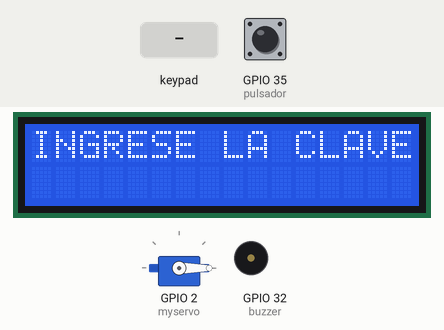
Simulated run of this sketch. Board: ESP32. Parts: 16×2 character LCD, servo, buzzer (waves = sounding, pin HIGH). The test bench sets the inputs (shaded band); at power-on: GPIO 35 (pulsador) LOW. WiFi joins after 1.5 s; servers stay silent unless stated; uploads are accepted with an empty reply; what the sketch prints to the serial monitor is not drawn.

Above: at 2.7 s.
2.8 s: keypad keys 1 2 3 4 5 # pressed 0.4 s apart
At 5.8 s:
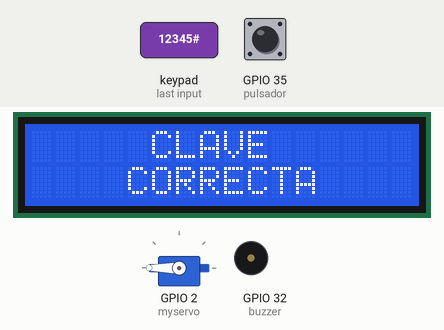
6.7 s: key 'C' pressed
At 9.4 s:
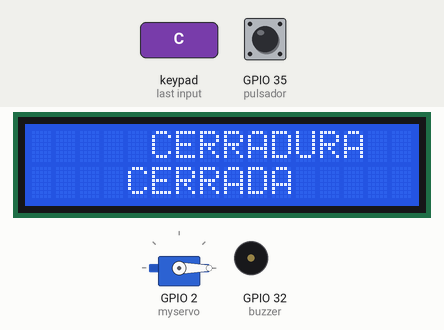
9.7 s: keypad keys 2 3 4 3 1 6 * pressed 0.4 s apart
At 12.2 s:
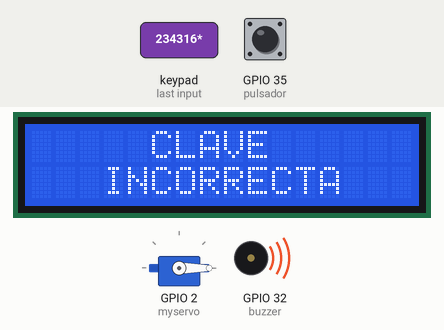
14.9 s: GPIO 35 (pulsador) pulled HIGH for 1 s
At 17.8 s:
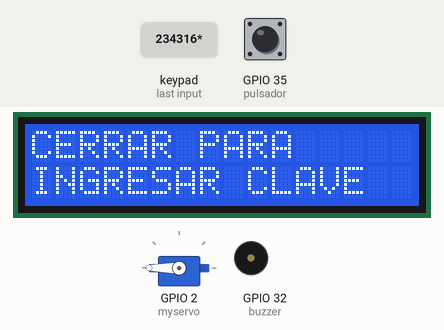
18.9 s: key 'A' pressed
21.9 s: key '1' pressed
Timing chart, 0 to 24.9 s (numbered marks = the images above; inputs shaded):
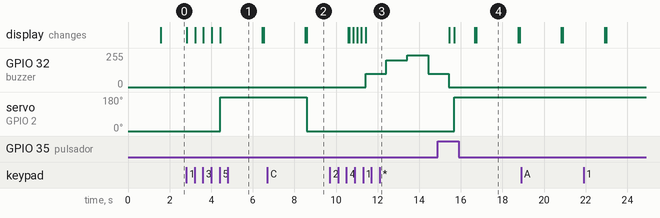

The sketch:

Cerradura-GG.ino
```cpp
#include <Wire.h>
#include <Keypad.h>
#include <ESP32Servo.h>
#include <LiquidCrystal_I2C.h>
#include <WiFi.h>
#include <HTTPClient.h>

const char ssid[] = "Totalplay-EDA2";
const char password[] = "EDA206C2uRUFdpjB";

String HOST_NAME = "http://192.168.100.5"; // REPLACE WITH YOUR PC's IP ADDRESS
String PHP_FILE_NAME   = "/insertar_mensaje.php";  //REPLACE WITH YOUR PHP FILE NAME
String tempQuery = "?Nombre=Estan-intentando-abrir-la-cerradura";

LiquidCrystal_I2C lcd(0x27,16,2);

Servo myservo;
int pulsador = 35;
int mot_min = 0;   //min servo angle  (set yours)
int mot_max = 180; //Max servo angle   (set yours)
int estado = 0;
// define numero de filas
const uint8_t ROWS = 4;
// define numero de columnas
const uint8_t COLS = 4;

char keys[ROWS][COLS] = {
  { '1', '2', '3', 'A' },
  { '4', '5', '6', 'B' },
  { '7', '8', '9', 'C' },
  { '*', '0', '#', 'D' }
};
// pines correspondientes a las filas
uint8_t colPins[COLS] = { 19, 18, 5, 17 };
// pines correspondientes a las columnas
uint8_t rowPins[ROWS] = { 23, 4, 3, 16 };

char clave[5] = {'1','2','3','4','5'};
char claveUsuario[5];

Keypad keypad = Keypad(makeKeymap(keys),rowPins, colPins, ROWS, COLS);

int variableDatos = 0;
int buzzer=32;

int cont = 0;
int iden = 0;
int con2 = 5;

void setup() {
  pinMode(pulsador, INPUT);
Serial.begin(115200);
//-----------------------------------------
WiFi.begin(ssid, password);
  Serial.println("Connecting");
  while(WiFi.status() != WL_CONNECTED) {
    delay(500);
    Serial.print(".");
  }

  Serial.println("");
  Serial.print("Connected to WiFi network with IP Address: ");
  Serial.println(WiFi.localIP());
//------------------------------------------
lcd.init(); // inicializar pantalla
lcd.backlight(); //luz de fondo
lcd.clear();
myservo.attach(2);
myservo.write(mot_min);
}

void loop() {
char Tecla = keypad.getKey();
lcd.setCursor(0,0);
lcd.print("INGRESE LA CLAVE");
if (Tecla) {
    // envia a monitor serial la tecla presionada
    Serial.println(Tecla);
  }

if(Tecla){
  claveUsuario[cont] = Tecla;
  cont++;

  lcd.setCursor(con2,1);
  lcd.print("*");
  con2++;


if(cont == 1 && Tecla != 'C'){
  if(estado == 1){
  lcd.clear();
    lcd.setCursor(0,0);
    lcd.print("CERRAR PARA");
    lcd.setCursor(0,1);
    lcd.print("INGRESAR CLAVE");
    delay(2000);
     lcd.clear();
     cont = 0;
    iden = 0;
    con2 =5;
    }
  }
if(cont == 5){
  for(int i = 0; i<=4;i++){

    if(claveUsuario[i] != clave[i]){
      iden = 1;
    }
    }

   if(iden ==1 && estado == 0){
    variableDatos = 1;
    lcd.clear();
    lcd.setCursor(5,0);
    lcd.print("CLAVE");
    lcd.setCursor(3,1);
    lcd.print("INCORRECTA");
    analogWrite(buzzer,100);
      delay(1000);
      analogWrite(buzzer,200);
      delay(1000);
      analogWrite(buzzer,240);
      delay(1000);
      analogWrite(buzzer,100);
      delay(1000);
      analogWrite(buzzer,LOW);
    cont = 0;
    iden = 0;
    con2 =5;
     lcd.clear();
  }
  if(variableDatos == 1 && estado == 0){
    lcd.setCursor(0,0);
    lcd.print("ESPERAR DE 2 A 6");
    lcd.setCursor(4,1);
    lcd.print("SEGUNDOS");
  HTTPClient http;
  String server = HOST_NAME + PHP_FILE_NAME + tempQuery;
  http.begin(server);
  int httpCode = http.GET();

  if(httpCode > 0) {
    if(httpCode == HTTP_CODE_OK) {
      String payload = http.getString();
      Serial.println(payload);
    } else {
      Serial.printf("HTTP GET... code: %d\n", httpCode);
    }
  } else {
    Serial.printf("HTTP GET... failed, error: %s\n", http.errorToString(httpCode).c_str());
  }

  http.end();
   variableDatos = 0;
   lcd.clear();
  }
  if(claveUsuario[0] == '1' && claveUsuario[1] == '2' && claveUsuario[2] == '3' && claveUsuario[3] == '4' && claveUsuario[4] == '5' && estado == 0){
    lcd.clear();
    lcd.setCursor(5,0);
    lcd.print("CLAVE");
    lcd.setCursor(4,1);
    lcd.print("CORRECTA");
    myservo.write(mot_max);
    delay(2000);
    estado = 1;
    con2 =5;
    iden = 0;
    cont= 0;
      lcd.clear();
  }
  }

}
if(Tecla == 'C' && estado == 1){
  lcd.clear();
    lcd.setCursor(5,0);
    lcd.print("CERRADURA");
    lcd.setCursor(4,1);
    lcd.print("CERRADA");
  myservo.write(mot_min);
  delay(2000);
    estado = 0;
    cont = 0;
    iden = 0;
    con2 =5;
     lcd.clear();
    }
    if(digitalRead(pulsador) == HIGH && estado == 1){
     lcd.clear();
    lcd.setCursor(5,0);
    lcd.print("CERRADURA");
    lcd.setCursor(4,1);
    lcd.print("CERRADA");
  myservo.write(mot_min);
  delay(1000);
    estado = 0;
    cont = 0;
    iden = 0;
    con2 =5;
     lcd.clear();
}
if(digitalRead(pulsador) == HIGH && estado == 0){
     lcd.clear();
    lcd.setCursor(5,0);
    lcd.print("CERRADURA");
    lcd.setCursor(4,1);
    lcd.print("ABIERTA");
  myservo.write(mot_max);
  delay(1000);
    estado = 1;
    cont = 0;
    iden = 0;
    con2 =5;
     lcd.clear();
}
}
```

Measured:
- after the input at 2.8 s, servo on GPIO 2 (myservo): 0° → 180° after 1.6 s; the display: first changes at once (image 1 shows a later state)
- after the input at 6.7 s, servo on GPIO 2 (myservo): 180° → 0° after 1.9 s
- after the input at 9.7 s, GPIO 32 (buzzer): 0/255 → 100/255 after 1.7 s, → 200/255 1.0 s later, → 240/255 1.0 s later, → 100/255 1.0 s later; the display: first differs from a run without the input after 0.94 s (image 3 shows a later state)
- after the input at 14.9 s, servo on GPIO 2 (myservo): 0° → 180° after 0.77 s; the display: first differs from a run without the input after 0.77 s (image 4 shows a later state)
- what the display in image 4 shows lasts 2.0 s, from 16.8 s to 18.8 s
